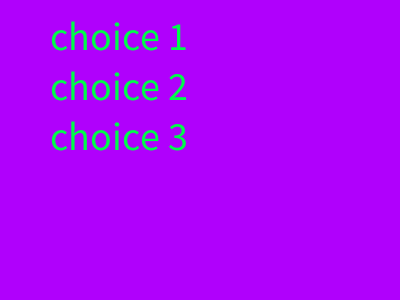
Frame 1 (no input)
Frame 60 (the mouse pressed at the canvas centre just before this capture): identical to frame 1, image omitted
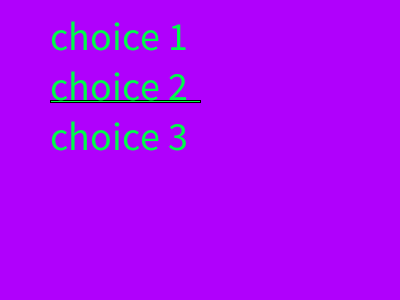
Frame 120 (the mouse held since frame 60 and released just before this capture)

The Processing sketch that drew these frames (run headless with seeded random() and noise(); from frame 60 on, the mouse is pressed at the canvas centre):

// Processing sketch: week12_4_text
// ── week12_4_text.pde
void setup()
{
    size(400,300);
    textSize(40);
}
int choice=-1;
void draw()
{
    background(#B000FC);
    fill(#00FC49);
    if(choice==0) rect(50,50,150,2);
    if(choice==1) rect(50,100,150,2);
    if(choice==2) rect(50,150,150,2);
    text("choice 1",50,50);
    text("choice 2",50,100);
    text("choice 3",50,150);
}
void mousePressed()
{
   choice=int(random(3));
}
